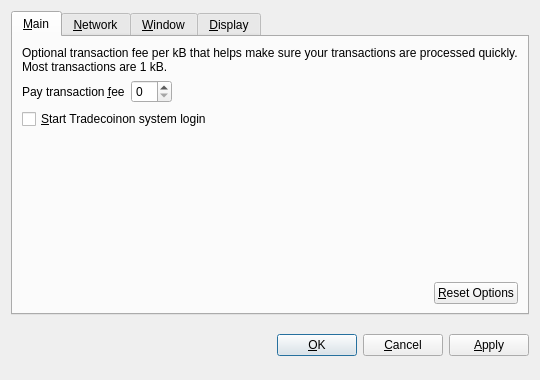
<?xml version="1.0" encoding="UTF-8"?>
<ui version="4.0">
 <class>OptionsDialog</class>
 <widget class="QDialog" name="OptionsDialog">
  <property name="geometry">
   <rect>
    <x>0</x>
    <y>0</y>
    <width>540</width>
    <height>380</height>
   </rect>
  </property>
  <property name="windowTitle">
   <string>Options</string>
  </property>
  <property name="modal">
   <bool>true</bool>
  </property>
  <layout class="QVBoxLayout" name="verticalLayout">
   <item>
    <widget class="QTabWidget" name="tabWidget">
     <property name="tabPosition">
      <enum>QTabWidget::North</enum>
     </property>
     <property name="currentIndex">
      <number>0</number>
     </property>
     <widget class="QWidget" name="tabMain">
      <attribute name="title">
       <string>&amp;Main</string>
      </attribute>
      <layout class="QVBoxLayout" name="verticalLayout_Main">
       <item>
        <widget class="QLabel" name="transactionFeeInfoLabel">
         <property name="text">
          <string>Optional transaction fee per kB that helps make sure your transactions are processed quickly. Most transactions are 1 kB.</string>
         </property>
         <property name="textFormat">
          <enum>Qt::PlainText</enum>
         </property>
         <property name="wordWrap">
          <bool>true</bool>
         </property>
        </widget>
       </item>
       <item>
        <layout class="QHBoxLayout" name="horizontalLayout_1_Main">
         <item>
          <widget class="QLabel" name="transactionFeeLabel">
           <property name="text">
            <string>Pay transaction &amp;fee</string>
           </property>
           <property name="textFormat">
            <enum>Qt::PlainText</enum>
           </property>
           <property name="buddy">
            <cstring>transactionFee</cstring>
           </property>
          </widget>
         </item>
         <item>
          <widget class="BitcoinAmountField" name="transactionFee"/>
         </item>
         <item>
          <spacer name="horizontalSpacer_1_Main">
           <property name="orientation">
            <enum>Qt::Horizontal</enum>
           </property>
           <property name="sizeHint" stdset="0">
            <size>
             <width>40</width>
             <height>20</height>
            </size>
           </property>
          </spacer>
         </item>
        </layout>
       </item>
       <item>
        <widget class="QCheckBox" name="bitcoinAtStartup">
         <property name="toolTip">
          <string>Automatically start Tradecoinafter logging in to the system.</string>
         </property>
         <property name="text">
          <string>&amp;Start Tradecoinon system login</string>
         </property>
        </widget>
       </item>
       <item>
        <spacer name="verticalSpacer_Main">
         <property name="orientation">
          <enum>Qt::Vertical</enum>
         </property>
         <property name="sizeHint" stdset="0">
          <size>
           <width>20</width>
           <height>40</height>
          </size>
         </property>
        </spacer>
       </item>
       <item>
        <layout class="QHBoxLayout" name="horizontalLayout_2_Main">
         <item>
          <spacer name="horizontalSpacer_2_Main">
           <property name="orientation">
            <enum>Qt::Horizontal</enum>
           </property>
           <property name="sizeHint" stdset="0">
            <size>
             <width>40</width>
             <height>20</height>
            </size>
           </property>
          </spacer>
         </item>
         <item>
          <widget class="QPushButton" name="resetButton">
           <property name="toolTip">
            <string>Reset all client options to default.</string>
           </property>
           <property name="text">
            <string>&amp;Reset Options</string>
           </property>
           <property name="autoDefault">
            <bool>false</bool>
           </property>
          </widget>
         </item>
        </layout>
       </item>
      </layout>
     </widget>
     <widget class="QWidget" name="tabNetwork">
      <attribute name="title">
       <string>&amp;Network</string>
      </attribute>
      <layout class="QVBoxLayout" name="verticalLayout_Network">
       <item>
        <widget class="QCheckBox" name="mapPortUpnp">
         <property name="toolTip">
          <string>Automatically open the Bitcoin client port on the router. This only works when your router supports UPnP and it is enabled.</string>
         </property>
         <property name="text">
          <string>Map port using &amp;UPnP</string>
         </property>
        </widget>
       </item>
       <item>
        <widget class="QCheckBox" name="connectSocks">
         <property name="toolTip">
          <string>Connect to the Bitcoin network through a SOCKS proxy (e.g. when connecting through Tor).</string>
         </property>
         <property name="text">
          <string>&amp;Connect through SOCKS proxy:</string>
         </property>
        </widget>
       </item>
       <item>
        <layout class="QHBoxLayout" name="horizontalLayout_Network">
         <item>
          <widget class="QLabel" name="proxyIpLabel">
           <property name="text">
            <string>Proxy &amp;IP:</string>
           </property>
           <property name="textFormat">
            <enum>Qt::PlainText</enum>
           </property>
           <property name="buddy">
            <cstring>proxyIp</cstring>
           </property>
          </widget>
         </item>
         <item>
          <widget class="QValidatedLineEdit" name="proxyIp">
           <property name="maximumSize">
            <size>
             <width>140</width>
             <height>16777215</height>
            </size>
           </property>
           <property name="toolTip">
            <string>IP address of the proxy (e.g. 127.0.0.1)</string>
           </property>
          </widget>
         </item>
         <item>
          <widget class="QLabel" name="proxyPortLabel">
           <property name="text">
            <string>&amp;Port:</string>
           </property>
           <property name="textFormat">
            <enum>Qt::PlainText</enum>
           </property>
           <property name="buddy">
            <cstring>proxyPort</cstring>
           </property>
          </widget>
         </item>
         <item>
          <widget class="QLineEdit" name="proxyPort">
           <property name="maximumSize">
            <size>
             <width>55</width>
             <height>16777215</height>
            </size>
           </property>
           <property name="toolTip">
            <string>Port of the proxy (e.g. 9050)</string>
           </property>
          </widget>
         </item>
         <item>
          <widget class="QLabel" name="socksVersionLabel">
           <property name="text">
            <string>SOCKS &amp;Version:</string>
           </property>
           <property name="textFormat">
            <enum>Qt::PlainText</enum>
           </property>
           <property name="buddy">
            <cstring>socksVersion</cstring>
           </property>
          </widget>
         </item>
         <item>
          <widget class="QValueComboBox" name="socksVersion">
           <property name="toolTip">
            <string>SOCKS version of the proxy (e.g. 5)</string>
           </property>
          </widget>
         </item>
         <item>
          <spacer name="horizontalSpacer_Network">
           <property name="orientation">
            <enum>Qt::Horizontal</enum>
           </property>
           <property name="sizeHint" stdset="0">
            <size>
             <width>40</width>
             <height>20</height>
            </size>
           </property>
          </spacer>
         </item>
        </layout>
       </item>
       <item>
        <spacer name="verticalSpacer_Network">
         <property name="orientation">
          <enum>Qt::Vertical</enum>
         </property>
         <property name="sizeHint" stdset="0">
          <size>
           <width>20</width>
           <height>40</height>
          </size>
         </property>
        </spacer>
       </item>
      </layout>
     </widget>
     <widget class="QWidget" name="tabWindow">
      <attribute name="title">
       <string>&amp;Window</string>
      </attribute>
      <layout class="QVBoxLayout" name="verticalLayout_Window">
       <item>
        <widget class="QCheckBox" name="minimizeToTray">
         <property name="toolTip">
          <string>Show only a tray icon after minimizing the window.</string>
         </property>
         <property name="text">
          <string>&amp;Minimize to the tray instead of the taskbar</string>
         </property>
        </widget>
       </item>
       <item>
        <widget class="QCheckBox" name="minimizeOnClose">
         <property name="toolTip">
          <string>Minimize instead of exit the application when the window is closed. When this option is enabled, the application will be closed only after selecting Quit in the menu.</string>
         </property>
         <property name="text">
          <string>M&amp;inimize on close</string>
         </property>
        </widget>
       </item>
       <item>
        <spacer name="verticalSpacer_Window">
         <property name="orientation">
          <enum>Qt::Vertical</enum>
         </property>
         <property name="sizeHint" stdset="0">
          <size>
           <width>20</width>
           <height>40</height>
          </size>
         </property>
        </spacer>
       </item>
      </layout>
     </widget>
     <widget class="QWidget" name="tabDisplay">
      <attribute name="title">
       <string>&amp;Display</string>
      </attribute>
      <layout class="QVBoxLayout" name="verticalLayout_Display">
       <item>
        <layout class="QHBoxLayout" name="horizontalLayout_1_Display">
         <item>
          <widget class="QLabel" name="langLabel">
           <property name="text">
            <string>User Interface &amp;language:</string>
           </property>
           <property name="textFormat">
            <enum>Qt::PlainText</enum>
           </property>
           <property name="buddy">
            <cstring>lang</cstring>
           </property>
          </widget>
         </item>
         <item>
          <widget class="QValueComboBox" name="lang">
           <property name="toolTip">
            <string>The user interface language can be set here. This setting will take effect after restarting Bitcoin.</string>
           </property>
          </widget>
         </item>
        </layout>
       </item>
       <item>
        <layout class="QHBoxLayout" name="horizontalLayout_2_Display">
         <item>
          <widget class="QLabel" name="unitLabel">
           <property name="text">
            <string>&amp;Unit to show amounts in:</string>
           </property>
           <property name="textFormat">
            <enum>Qt::PlainText</enum>
           </property>
           <property name="buddy">
            <cstring>unit</cstring>
           </property>
          </widget>
         </item>
         <item>
          <widget class="QValueComboBox" name="unit">
           <property name="toolTip">
            <string>Choose the default subdivision unit to show in the interface and when sending coins.</string>
           </property>
          </widget>
         </item>
        </layout>
       </item>
       <item>
        <widget class="QCheckBox" name="displayAddresses">
         <property name="toolTip">
          <string>Whether to show Bitcoin addresses in the transaction list or not.</string>
         </property>
         <property name="text">
          <string>&amp;Display addresses in transaction list</string>
         </property>
        </widget>
       </item>
       <item>
        <spacer name="verticalSpacer_Display">
         <property name="orientation">
          <enum>Qt::Vertical</enum>
         </property>
         <property name="sizeHint" stdset="0">
          <size>
           <width>20</width>
           <height>40</height>
          </size>
         </property>
        </spacer>
       </item>
      </layout>
     </widget>
    </widget>
   </item>
   <item>
    <layout class="QHBoxLayout" name="horizontalLayout_Buttons">
     <item>
      <spacer name="horizontalSpacer_1">
       <property name="orientation">
        <enum>Qt::Horizontal</enum>
       </property>
       <property name="sizeHint" stdset="0">
        <size>
         <width>40</width>
         <height>48</height>
        </size>
       </property>
      </spacer>
     </item>
     <item>
      <widget class="QLabel" name="statusLabel">
       <property name="font">
        <font>
         <weight>75</weight>
         <bold>true</bold>
        </font>
       </property>
       <property name="text">
        <string/>
       </property>
       <property name="textFormat">
        <enum>Qt::PlainText</enum>
       </property>
       <property name="wordWrap">
        <bool>true</bool>
       </property>
      </widget>
     </item>
     <item>
      <spacer name="horizontalSpacer_2">
       <property name="orientation">
        <enum>Qt::Horizontal</enum>
       </property>
       <property name="sizeHint" stdset="0">
        <size>
         <width>40</width>
         <height>48</height>
        </size>
       </property>
      </spacer>
     </item>
     <item>
      <widget class="QPushButton" name="okButton">
       <property name="text">
        <string>&amp;OK</string>
       </property>
      </widget>
     </item>
     <item>
      <widget class="QPushButton" name="cancelButton">
       <property name="text">
        <string>&amp;Cancel</string>
       </property>
       <property name="autoDefault">
        <bool>false</bool>
       </property>
      </widget>
     </item>
     <item>
      <widget class="QPushButton" name="applyButton">
       <property name="text">
        <string>&amp;Apply</string>
       </property>
       <property name="autoDefault">
        <bool>false</bool>
       </property>
      </widget>
     </item>
    </layout>
   </item>
  </layout>
 </widget>
 <customwidgets>
  <customwidget>
   <class>BitcoinAmountField</class>
   <extends>QSpinBox</extends>
   <header>bitcoinamountfield.h</header>
  </customwidget>
  <customwidget>
   <class>QValueComboBox</class>
   <extends>QComboBox</extends>
   <header>qvaluecombobox.h</header>
  </customwidget>
  <customwidget>
   <class>QValidatedLineEdit</class>
   <extends>QLineEdit</extends>
   <header>qvalidatedlineedit.h</header>
  </customwidget>
 </customwidgets>
 <resources/>
 <connections/>
</ui>
